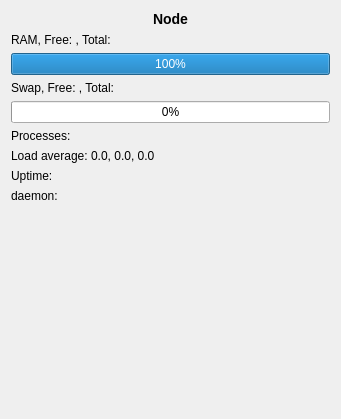
              <widget class="QWidget" name="scrollAreaWidgetContents">
               <property name="geometry">
                <rect>
                 <x>0</x>
                 <y>0</y>
                 <width>341</width>
                 <height>419</height>
                </rect>
               </property>
               <layout class="QGridLayout" name="gridLayout_5">
                <item row="0" column="0">
                 <widget class="QLabel" name="labelNodeName">
                  <property name="text">
                   <string>&lt;h3&gt;Node&lt;/h3&gt;</string>
                  </property>
                  <property name="alignment">
                   <set>Qt::AlignmentFlag::AlignCenter</set>
                  </property>
                 </widget>
                </item>
                <item row="1" column="0">
                 <widget class="QLabel" name="labelNodeRAM">
                  <property name="sizePolicy">
                   <sizepolicy hsizetype="Preferred" vsizetype="Maximum">
                    <horstretch>0</horstretch>
                    <verstretch>0</verstretch>
                   </sizepolicy>
                  </property>
                  <property name="text">
                   <string>RAM, Free: , Total: </string>
                  </property>
                 </widget>
                </item>
                <item row="2" column="0">
                 <widget class="QProgressBar" name="nodeRAMProgress">
                  <property name="sizePolicy">
                   <sizepolicy hsizetype="Preferred" vsizetype="Maximum">
                    <horstretch>0</horstretch>
                    <verstretch>0</verstretch>
                   </sizepolicy>
                  </property>
                  <property name="maximum">
                   <number>1</number>
                  </property>
                  <property name="value">
                   <number>1</number>
                  </property>
                  <property name="format">
                   <string>%p%</string>
                  </property>
                 </widget>
                </item>
                <item row="3" column="0">
                 <widget class="QLabel" name="labelNodeSwap">
                  <property name="text">
                   <string>Swap, Free: , Total: </string>
                  </property>
                 </widget>
                </item>
                <item row="4" column="0">
                 <widget class="QProgressBar" name="nodeSwapProgress">
                  <property name="sizePolicy">
                   <sizepolicy hsizetype="Expanding" vsizetype="Maximum">
                    <horstretch>0</horstretch>
                    <verstretch>0</verstretch>
                   </sizepolicy>
                  </property>
                  <property name="value">
                   <number>0</number>
                  </property>
                  <property name="format">
                   <string>%p%</string>
                  </property>
                 </widget>
                </item>
                <item row="5" column="0">
                 <widget class="QLabel" name="labelNodeProcs">
                  <property name="sizePolicy">
                   <sizepolicy hsizetype="Preferred" vsizetype="Maximum">
                    <horstretch>0</horstretch>
                    <verstretch>0</verstretch>
                   </sizepolicy>
                  </property>
                  <property name="text">
                   <string>Processes:</string>
                  </property>
                 </widget>
                </item>
                <item row="6" column="0">
                 <widget class="QLabel" name="labelNodeLoadAvg">
                  <property name="text">
                   <string>Load average: 0.0, 0.0, 0.0</string>
                  </property>
                 </widget>
                </item>
                <item row="7" column="0">
                 <widget class="QLabel" name="labelNodeUptime">
                  <property name="text">
                   <string>Uptime:</string>
                  </property>
                 </widget>
                </item>
                <item row="8" column="0">
                 <widget class="QLabel" name="labelNodeDetails">
                  <property name="sizePolicy">
                   <sizepolicy hsizetype="Preferred" vsizetype="Maximum">
                    <horstretch>0</horstretch>
                    <verstretch>0</verstretch>
                   </sizepolicy>
                  </property>
                  <property name="text">
                   <string>daemon:</string>
                  </property>
                 </widget>
                </item>
                <item row="9" column="0">
                 <spacer name="verticalSpacer">
                  <property name="orientation">
                   <enum>Qt::Vertical</enum>
                  </property>
                  <property name="sizeHint" stdset="0">
                   <size>
                    <width>17</width>
                    <height>165</height>
                   </size>
                  </property>
                 </spacer>
                </item>
               </layout>
              </widget>
